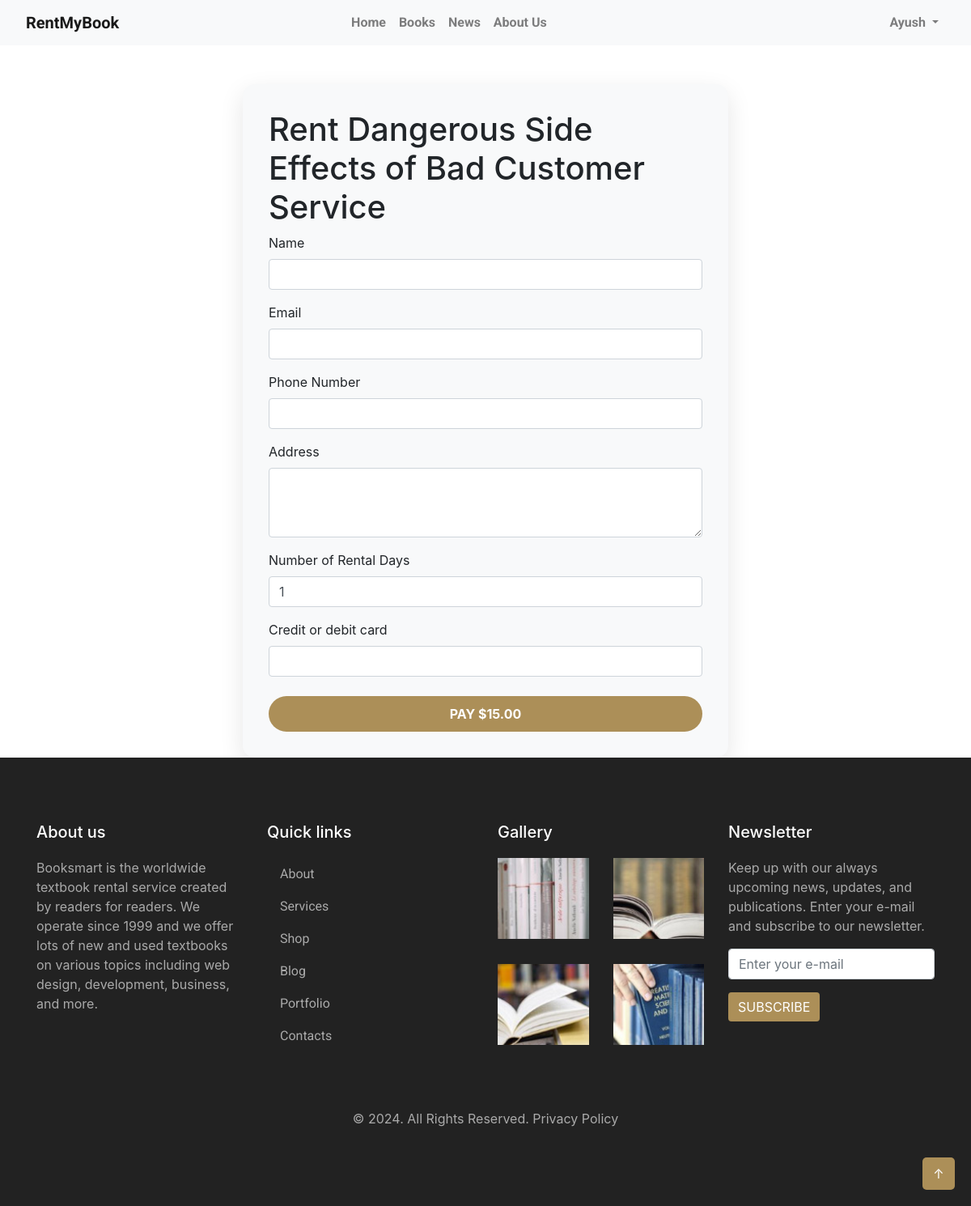
/rent/5/ (signed in), run on the app's committed database.
### books/models.py (models this page shows, shortened)
class Book(models.Model):
    title = models.CharField(max_length=200)
    author = models.CharField(max_length=200)
    description = models.TextField()
    cover_image = models.ImageField(upload_to='book_covers/')
    sample_pdf = models.FileField(upload_to='book_samples/')
    full_pdf = models.FileField(upload_to='book_full/')
    price = models.DecimalField(max_digits=6, decimal_places=2)
    rental_price = models.DecimalField(max_digits=10, decimal_places=2, null=True, blank=True, default=0.00)

### books/views.py (the view, shortened to what this page needs)
# urls.py: path('rent/<int:book_id>/', views.rent_book, name='rent_book'),
@login_required
def rent_book(request, book_id):
    book = get_object_or_404(Book, id=book_id)
    context = {
        'book': book,
    }
    return render(request, 'books/rent_book.html', context)

### templates/books/rent_book.html (shortened to what this page needs)
{% extends 'layout/base.html' %}
{% block body %}
<div class="container mt-5">
    <div class="payment-container">
        <h1>Rent {{ book.title }}</h1>
        <form action="{% url 'rent_book' book.id %}" method="post" id="payment-form" class="payment-form">
            <div class="form-group mb-3">
                <label for="name">Name</label>
                <input type="text" class="form-control" id="name" name="name" required>
            </div>
            <div class="form-group mb-3">
                <label for="email">Email</label>
                <input type="email" class="form-control" id="email" name="email" required>
            </div>
            <div class="form-group mb-3">
                <label for="phone">Phone Number</label>
                <input type="tel" class="form-control" id="phone" name="phone" required>
            </div>
            <div class="form-group mb-3">
                <label for="address">Address</label>
                <textarea class="form-control" id="address" name="address" rows="3" required></textarea>
            </div>
            <div class="form-group mb-3">
                <label for="rental_days">Number of Rental Days</label>
                <input type="number" class="form-control" id="rental_days" name="rental_days" min="1" value="1" required>
            </div>
            <div class="form-group mb-4">
                <label for="card-element">Credit or debit card</label>
                <div id="card-element" class="form-control"></div>
            </div>
            <button type="submit" class="button" id="submit-button">Pay $<span id="button-price">{{ book.rental_price }}</span></button>
        </form>
    </div>
</div>
{% endblock body %}

### templates/components/navbar.html (shortened to what this page needs)
<!DOCTYPE html>
<html lang="en">
<head>
    <link href="https://maxcdn.bootstrapcdn.com/bootstrap/4.5.2/css/bootstrap.min.css" rel="stylesheet">
</head>
<body>
    <nav class="navbar navbar-expand-lg navbar-light bg-light">
        <a class="navbar-brand" href="{% url 'home' %}">RentMyBook</a>
        <div class="collapse navbar-collapse" id="navbarNav">
            <ul class="navbar-nav navbar-nav-center" style="margin-right: 20rem; font-weight: bold;">
                <li class="nav-item">
                    <a class="nav-link" href="{% url 'home' %}">Home</a>
                </li>
                <li class="nav-item">
                    <a class="nav-link" href="{% url 'books' %}">Books</a>
                </li>
                <li class="nav-item">
                    <a class="nav-link" href="{% url 'latest_news' %}">News</a>
                </li>
                <li class="nav-item">
                    <a class="nav-link" href="{% url 'about' %}">About Us</a>
                </li>
            </ul>
            <ul class="navbar-nav ml-auto" style="margin-right: 1rem; font-weight: bold;">
                {% if request.user.is_authenticated %}
                    <li class="nav-item dropdown">
                        <a class="nav-link dropdown-toggle" href="#" id="navbarDropdown" role="button" data-toggle="dropdown" aria-haspopup="true" aria-expanded="false">
                            {{ request.user.username }}
                        </a>
                    </li>
                {% endif %}
            </ul>
        </div>
    </nav>
</body>
</html>

### templates/books/rent_book.html (style rules this page uses)
.payment-container { max-width: 600px; margin: 0 auto; padding: 2rem; background-color: #f8f9fa; border-radius: 15px; box-shadow: 0 10px 30px rgba(0, 0, 0, 0.1); }
.button { width: 100%; display: inline-block; padding: 10px 20px; background-color: #ac8f58; color: #ffffff; border: none; border-radius: 25px; font-size: 1rem; font-weight: bold; text-transform: uppercase; cursor: pointer; text-decoration: none; transition: background-color 0.3s ease, transform 0.3s ease; text-align: center; }

### templates/components/navbar.html (style rules this page uses)
.navbar-nav { margin-left: auto; margin-right: auto; }
.navbar-brand { flex-grow: 1; text-align: left; margin-left: 1rem; font-weight: bold; font-family: 'Roboto', sans-serif; }
.navbar-nav-center { display: flex; justify-content: center; flex-grow: 2; }
.nav-link, .dropdown-item { font-family: 'Roboto', sans-serif; }

### templates/components/footer.html (style rules this page uses)
p, .nav-link { color: #aaa; }

### data on the page
Book: title "Dangerous Side Effects of Bad Customer Service", rental_price "15.00"

### other printed values
{{ request.user.username }} "Ayush"
